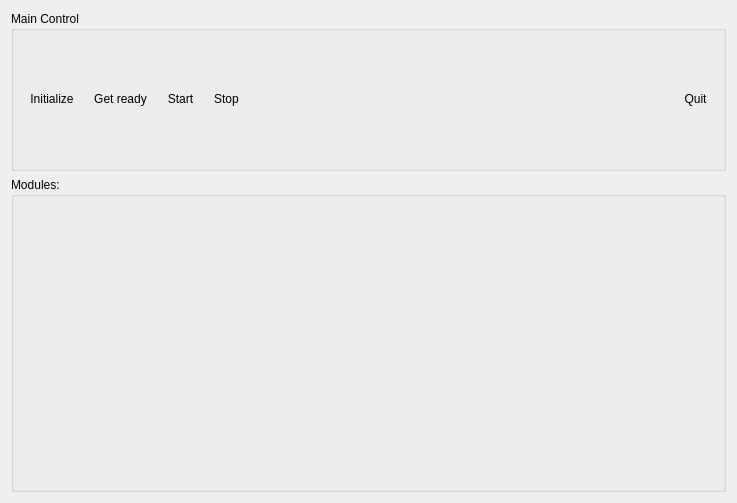
<?xml version="1.0" encoding="UTF-8"?>
<ui version="4.0">
 <class>menu_widget</class>
 <widget class="QWidget" name="menu_widget">
  <property name="geometry">
   <rect>
    <x>0</x>
    <y>0</y>
    <width>737</width>
    <height>503</height>
   </rect>
  </property>
  <property name="windowTitle">
   <string>stateWidget</string>
  </property>
  <layout class="QVBoxLayout" name="verticalLayout_2">
   <item>
    <widget class="QGroupBox" name="grpbox_main_control">
     <property name="sizePolicy">
      <sizepolicy hsizetype="Preferred" vsizetype="Fixed">
       <horstretch>0</horstretch>
       <verstretch>0</verstretch>
      </sizepolicy>
     </property>
     <property name="minimumSize">
      <size>
       <width>0</width>
       <height>160</height>
      </size>
     </property>
     <property name="title">
      <string>Main Control</string>
     </property>
     <layout class="QHBoxLayout" name="horizontalLayout_4">
      <item>
       <layout class="QVBoxLayout" name="v_layout">
        <item>
         <layout class="QHBoxLayout" name="h_layout">
          <item>
           <widget class="QToolButton" name="btn_initialize">
            <property name="sizePolicy">
             <sizepolicy hsizetype="Fixed" vsizetype="Maximum">
              <horstretch>0</horstretch>
              <verstretch>0</verstretch>
             </sizepolicy>
            </property>
            <property name="minimumSize">
             <size>
              <width>0</width>
              <height>50</height>
             </size>
            </property>
            <property name="text">
             <string>Initialize</string>
            </property>
            <property name="autoRaise">
             <bool>true</bool>
            </property>
           </widget>
          </item>
          <item>
           <widget class="QToolButton" name="btn_get_ready">
            <property name="minimumSize">
             <size>
              <width>0</width>
              <height>50</height>
             </size>
            </property>
            <property name="text">
             <string>Get ready</string>
            </property>
            <property name="autoRaise">
             <bool>true</bool>
            </property>
           </widget>
          </item>
          <item>
           <widget class="QToolButton" name="btn_start">
            <property name="minimumSize">
             <size>
              <width>0</width>
              <height>50</height>
             </size>
            </property>
            <property name="text">
             <string>Start</string>
            </property>
            <property name="autoRaise">
             <bool>true</bool>
            </property>
           </widget>
          </item>
          <item>
           <widget class="QToolButton" name="btn_stop">
            <property name="minimumSize">
             <size>
              <width>0</width>
              <height>50</height>
             </size>
            </property>
            <property name="text">
             <string>Stop</string>
            </property>
            <property name="autoRaise">
             <bool>true</bool>
            </property>
           </widget>
          </item>
          <item>
           <spacer name="horizontalSpacer_2">
            <property name="orientation">
             <enum>Qt::Horizontal</enum>
            </property>
            <property name="sizeHint" stdset="0">
             <size>
              <width>40</width>
              <height>20</height>
             </size>
            </property>
           </spacer>
          </item>
          <item>
           <widget class="QToolButton" name="btn_quit">
            <property name="minimumSize">
             <size>
              <width>0</width>
              <height>50</height>
             </size>
            </property>
            <property name="text">
             <string>Quit</string>
            </property>
            <property name="autoRaise">
             <bool>true</bool>
            </property>
           </widget>
          </item>
         </layout>
        </item>
        <item>
         <layout class="QHBoxLayout" name="horizontalLayout_2">
          <property name="sizeConstraint">
           <enum>QLayout::SetFixedSize</enum>
          </property>
          <item>
           <spacer name="horizontal_spacer">
            <property name="orientation">
             <enum>Qt::Horizontal</enum>
            </property>
            <property name="sizeHint" stdset="0">
             <size>
              <width>40</width>
              <height>0</height>
             </size>
            </property>
           </spacer>
          </item>
         </layout>
        </item>
       </layout>
      </item>
     </layout>
    </widget>
   </item>
   <item>
    <widget class="QGroupBox" name="grpbox_modules">
     <property name="title">
      <string>Modules:</string>
     </property>
     <layout class="QGridLayout" name="gridlayout">
      <item row="0" column="0">
       <layout class="QVBoxLayout" name="module_list_layout">
        <property name="spacing">
         <number>1</number>
        </property>
       </layout>
      </item>
     </layout>
    </widget>
   </item>
  </layout>
 </widget>
 <resources/>
 <connections/>
</ui>
